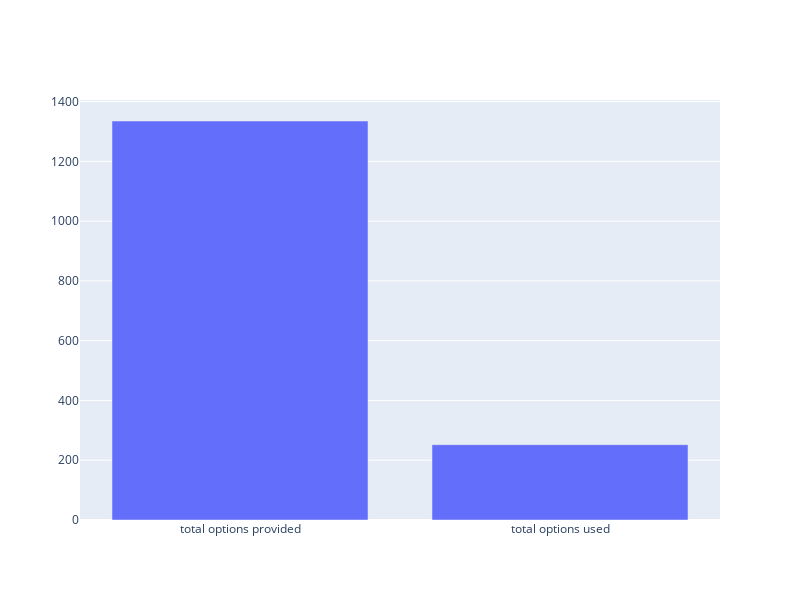

Write notebook code for a chart like this one.
### Markdown cell above
Visualize distribution of options

### Code cell
import plotly.graph_objs as go

labels = ["total options provided", "total options used"]
values = [total_options_counter, used_total_counter]

data = [go.Bar(
    x=labels,
    y=values
)]

fig = go.Figure(data=data)
fig.update_layout(
    autosize=False,
    width=800,
    height=600,
)

### Figure 1 — Plotly figure (JSON) as saved in the notebook; plotly's stock layout.template omitted (floating-point values rounded to 4 significant figures)
{"data": [{"type": "bar", "x": ["total options provided", "total options used"], "y": [1335, 252]}], "layout": {"autosize": false, "height": 600, "width": 800}}
